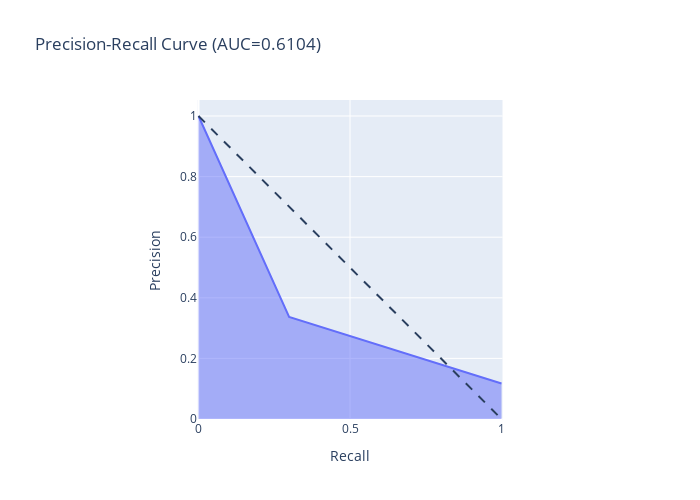

Here is the notebook cell this chart was saved with:
### Markdown cell above
Hier weiß ich noch nicht, warum er mir hier nur drei Werte für den Recall und die Precision ausgibt

### Code cell
precision, recall, thresholds = precision_recall_curve(y_test_df['response'], Y_pred)

fpr, tpr, _ = roc_curve(y_test_df['response'], Y_pred)
auc_score = roc_auc_score(y_test_df['response'], Y_pred)


fig = px.area(
    x=recall, y=precision,
    title=f'Precision-Recall Curve (AUC={auc(fpr, tpr):.4f})',
    labels=dict(x='Recall', y='Precision'),
    width=700, height=500
)


fig.add_shape(
    type='line', line=dict(dash='dash'),
    x0=0, x1=1, y0=1, y1=0
)



fig.update_yaxes(scaleanchor="x", scaleratio=1)
fig.update_xaxes(constrain='domain')

fig.show()

### Figure 1 — Plotly figure (JSON) as saved in the notebook; plotly's stock layout.template omitted (floating-point values rounded to 4 significant figures)
{"data": [{"hovertemplate": "Recall=%{x}<br>Precision=%{y}<extra></extra>", "legendgroup": "", "line": {"color": "#636efa"}, "marker": {"symbol": "circle"}, "mode": "lines", "name": "", "orientation": "v", "showlegend": false, "stackgroup": "1", "type": "scatter", "x": [1, 0.2991, 0], "xaxis": "x", "y": [0.1172, 0.3368, 1], "yaxis": "y"}], "layout": {"height": 500, "legend": {"tracegroupgap": 0}, "shapes": [{"line": {"dash": "dash"}, "type": "line", "x0": 0, "x1": 1, "y0": 1, "y1": 0}], "title": {"text": "Precision-Recall Curve (AUC=0.6104)"}, "width": 700, "xaxis": {"anchor": "y", "constrain": "domain", "domain": [0, 1], "title": {"text": "Recall"}}, "yaxis": {"anchor": "x", "domain": [0, 1], "scaleanchor": "x", "scaleratio": 1, "title": {"text": "Precision"}}}}
